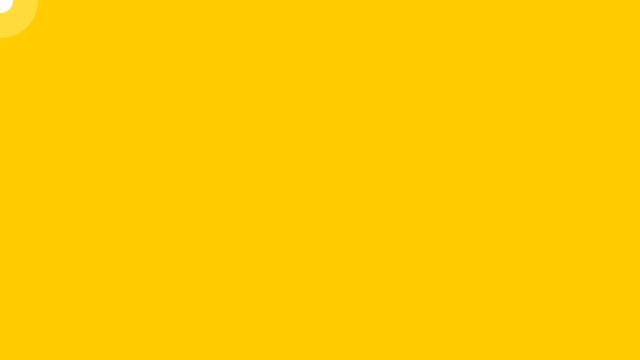
Frame 1 (no input)
Frame 60 (the mouse pressed at the canvas centre just before this capture): identical to frame 1, image omitted
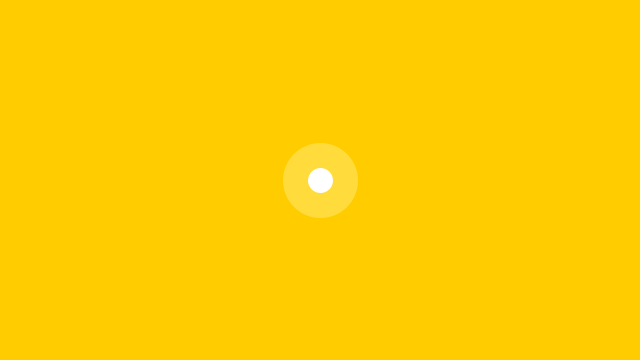
Frame 120 (the mouse held since frame 60 and released just before this capture)

The Processing sketch that drew these frames (run headless with seeded random() and noise(); from frame 60 on, the mouse is pressed at the canvas centre):

// Processing sketch: processing_107429
// ── processing_107429.pde

float x = 1;
float y = 1;
 
 
 
void setup() {
  size(640, 360);
 
  stroke(255,220,60);
  strokeWeight(25);
}
 
void draw() {
  background(255,204,0);
   
  x = mouseX ;
  y = mouseY ;
  
  
  ellipse(x, y, 50, 50);
  }
